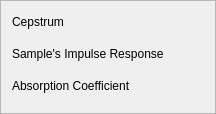
       <widget class="QFrame" name="frame_2">
        <property name="frameShape">
         <enum>QFrame::StyledPanel</enum>
        </property>
        <property name="frameShadow">
         <enum>QFrame::Raised</enum>
        </property>
        <layout class="QVBoxLayout" name="verticalLayout_7">
         <item>
          <layout class="QHBoxLayout" name="horizontalLayout_24">
           <item>
            <widget class="QLabel" name="label_40">
             <property name="text">
              <string>Cepstrum</string>
             </property>
            </widget>
           </item>
           <item>
            <spacer name="horizontalSpacer_5">
             <property name="orientation">
              <enum>Qt::Horizontal</enum>
             </property>
             <property name="sizeHint" stdset="0">
              <size>
               <width>40</width>
               <height>20</height>
              </size>
             </property>
            </spacer>
           </item>
          </layout>
         </item>
         <item>
          <widget class="MatplotlibWidget" name="mplwidget"/>
         </item>
         <item>
          <layout class="QHBoxLayout" name="horizontalLayout_25">
           <item>
            <widget class="QLabel" name="label_41">
             <property name="text">
              <string>Sample's Impulse Response</string>
             </property>
            </widget>
           </item>
           <item>
            <spacer name="horizontalSpacer_6">
             <property name="orientation">
              <enum>Qt::Horizontal</enum>
             </property>
             <property name="sizeHint" stdset="0">
              <size>
               <width>40</width>
               <height>20</height>
              </size>
             </property>
            </spacer>
           </item>
          </layout>
         </item>
         <item>
          <widget class="MatplotlibWidget" name="mplwidget_2"/>
         </item>
         <item>
          <layout class="QHBoxLayout" name="horizontalLayout_26">
           <item>
            <widget class="QLabel" name="label_42">
             <property name="text">
              <string>Absorption Coefficient</string>
             </property>
            </widget>
           </item>
           <item>
            <spacer name="horizontalSpacer_7">
             <property name="orientation">
              <enum>Qt::Horizontal</enum>
             </property>
             <property name="sizeHint" stdset="0">
              <size>
               <width>40</width>
               <height>20</height>
              </size>
             </property>
            </spacer>
           </item>
          </layout>
         </item>
         <item>
          <widget class="MatplotlibWidget" name="mplwidget_3"/>
         </item>
        </layout>
       </widget>
